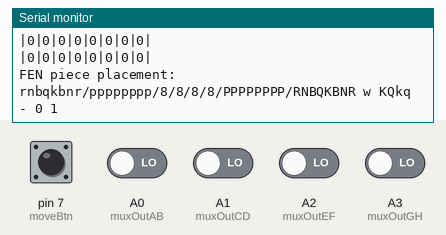
Simulated run of this sketch. Board: Arduino Nano, built with avr-gcc and run on an emulated ATmega328P. Parts: the last lines printed to the serial monitor. The test bench sets the inputs (shaded band); at power-on: pin 7 (moveBtn) HIGH, A0 (muxOutAB), A1 (muxOutCD), A2 (muxOutEF), A3 (muxOutGH) LOW.

Above: at 1.4 s.
1.5 s: pin 7 (moveBtn) pulled LOW for 0.15 s
3.1 s: pin 7 (moveBtn) driven LOW and A0 (muxOutAB) driven HIGH
At 3.61 s:
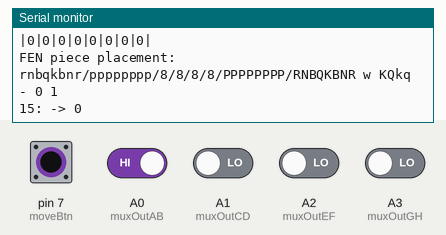
4.7 s: A0 (muxOutAB) driven LOW
At 4.82 s:
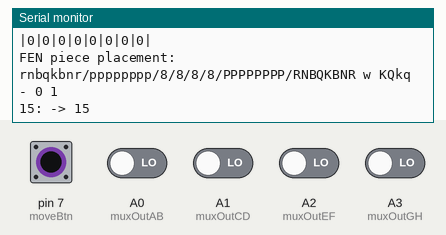
7.7 s: A1 (muxOutCD) driven HIGH
At 9.25 s:
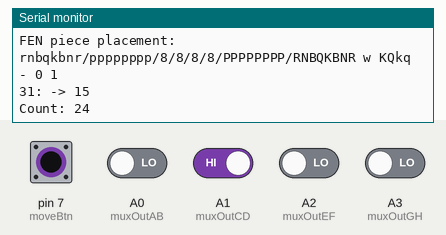
9.9 s: A3 (muxOutGH) driven HIGH
At 10.85 s:
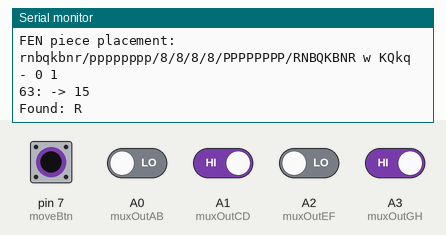
11.5 s: A2 (muxOutEF) driven HIGH
At 11.65 s:
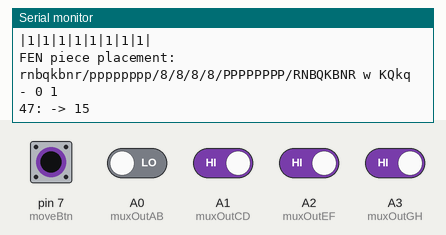
Timing chart, 0 to 14.0 s (numbered marks = the images above; inputs shaded):
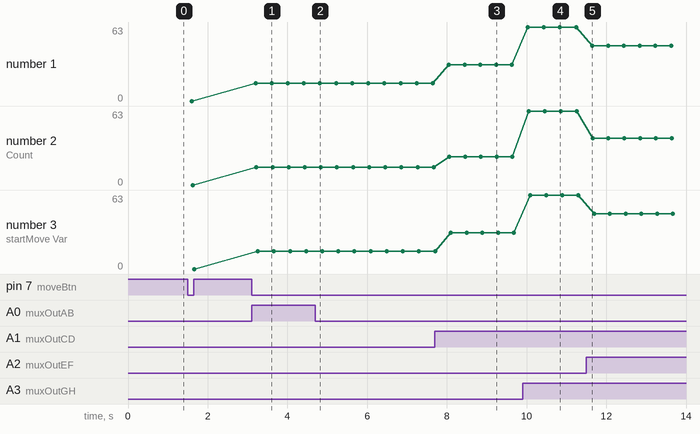

The sketch:

main.ino
```cpp
#include <Arduino.h>

#include <mcu-max.h>
#include <pinouts.h>
#include <chess-controller.h>

void setup()
{
    Serial.begin(9600);
    setupPins();
    setupBoard();
    delay(100);
    printBoard();

}

void loop() {
    if (digitalRead(moveBtn) == LOW) {
        moveBtnAction();
        delay(100);
        printBoard();
    }
}
```

chess-controller.cpp
```cpp
#include <Arduino.h>
#include <pinouts.h>
#include <mcu-max.h>

int moveCount = 0;

char fenState[] = "rnbqkbnr/pppppppp/8/8/8/8/PPPPPPPP/RNBQKBNR w KQkq - 0 1";

// tracking the physical state of the reed switches
// 0 - filled; 1 - not filled
int reedSwitchStates[64];
int new_reedSwitchStates[64];

// tracks the changed switch states. Updates in the compareboard function after each move
int startMove;
int endMove;


// Used by the multiplexers to select the channels
void selectChannel(int ch) {
  digitalWrite(S0, ch & 0x01);
  digitalWrite(S1, (ch >> 1) & 0x01);
  digitalWrite(S2, (ch >> 2) & 0x01);
  digitalWrite(S3, (ch >> 3) & 0x01);
}


void generateFENFromState() {
  String fen = "";
  int count = 0;
  char startMovePiece = ' ';

  for (int i = 0; i < (int)sizeof(fenState); i++) {
    char c = fenState[i];

    if (c >= '1' && c <= '8') {
      int empty = c - '0';
      if (count + empty > startMove) {
        // startMove is in this empty space
        startMovePiece = ' '; // no piece here
        break;
      } else {
        count += empty;
      }
    } else if (isalpha(c)) {
      if (count == startMove) {
        startMovePiece = c;
        Serial.print("Found: ");
        Serial.println(c);
        break;
      } else {
        count++;
      }
    }
  }

  // TODO: Remove these at some point
  Serial.print("Count: ");
  Serial.println(count);
  Serial.print("StartMovePiece Var: ");
  Serial.println(startMovePiece);
  Serial.print("startMove Var: ");
  Serial.println(startMove);
}


// Prints the board. If It has changed, it will print the new state
// If it has not changed, it will print the old state
// TODO: This prints only on the serial monitor. Absolutely unnecessary for anything other than debugging purposes
void printBoard()
{
	// the new board print function
  if (reedSwitchStates != new_reedSwitchStates) {
    Serial.println("New Board State:");
    for (int i = 0; i < 64; i++) {
      Serial.print("|");
      Serial.print(new_reedSwitchStates[i]);

      // Print a new line after every 8 elements
      if ((i + 1) % 8 == 0) {
          Serial.println("|");
      }
    }
  } else {
    for (int rank = 0; rank < 8; rank++) {
      Serial.print("|");
      for (int i = 0; i < 64; i++) {
        Serial.print("|");
        Serial.print(reedSwitchStates[i]);

        // Print a new line after every 8 elements
        if ((i + 1) % 8 == 0) {
            Serial.println("|");
        }
      }
      Serial.println();

    }
  }
  Serial.println("FEN piece placement:");
  Serial.println(fenState);
}

// Reads the state of the reed switches
bool readSwitch(int muxIndex, int channel) {
  selectChannel(channel); // S0–S3
  delayMicroseconds(10);  // Small delay to settle

  switch (muxIndex) {
    case 0: return digitalRead(muxOutAB) == HIGH;
    case 1: return digitalRead(muxOutCD) == HIGH;
    case 2: return digitalRead(muxOutEF) == HIGH;
    case 3: return digitalRead(muxOutGH) == HIGH;
    default: return false;
  }
}

// Updates the board snapshot
void updateBoardSnapshot(int switchArray[]) {
  for (int rank = 0; rank < 8; rank++) {
    for (int file = 0; file < 8; file++) {
      int flippedFile = 7 - file; // horizontal mirror

      int boardIndex = rank * 8 + file;
      int physicalIndex = rank * 8 + flippedFile;

      int mux = physicalIndex / 16;
      int channel = physicalIndex % 16;

      bool occupied = readSwitch(mux, channel);
      switchArray[boardIndex] = occupied ? 1 : 0;
    }
  }
}

// Sets up the board layout
// The initial position is set using FEN (Forsyth-Edwards Notation)
// This function initializes the board with the standard starting position
void setupBoard()
{
  mcumax_init();
  // mcumax_set_fen_position(boardStateFEN);
  mcumax_set_fen_position(fenState);
  updateBoardSnapshot(reedSwitchStates);
  updateBoardSnapshot(new_reedSwitchStates);
}

void saveBoard()
{
  updateBoardSnapshot(new_reedSwitchStates);
}

// Figures out where did the move start and where did it end
void compareBoard()
{
  for (int i = 0; i < 64; i++) {
    if (reedSwitchStates[i] != new_reedSwitchStates[i]) {
        if (reedSwitchStates[i] == 0 && new_reedSwitchStates[i] == 1)
        {
          startMove = i;
        } else if (reedSwitchStates[i] == 1 && new_reedSwitchStates[i] == 0)
        {
          endMove = i;
        }
    }
  }

  for (int i = 0; i < 64; i++) {
    reedSwitchStates[i] = new_reedSwitchStates[i];
  }

  // TODO: Only debugging benefit
  Serial.print(startMove);
  Serial.print(": -> ");
  Serial.println(endMove);
}

void moveBtnAction()
{
  saveBoard();
  delay(100);
  compareBoard();
  generateFENFromState();

  moveCount++;
}
```

pinouts.cpp
```cpp
#include "../lib/pinouts/pinouts.h"
#include <Arduino.h>

const int S0 = 2;
const int S1 = 3;
const int S2 = 4;
const int S3 = 5;
const int muxOutAB = A0;
const int muxOutCD = A1;
const int muxOutEF = A2;
const int muxOutGH = A3;
const int moveBtn = 7;

void setupPins()
{
    pinMode(S0, OUTPUT);
    pinMode(S1, OUTPUT);
    pinMode(S2, OUTPUT);
    pinMode(S3, OUTPUT);
    pinMode(muxOutAB, INPUT);
    pinMode(muxOutCD, INPUT);
    pinMode(muxOutEF, INPUT);
    pinMode(muxOutGH, INPUT);

    pinMode(moveBtn, INPUT_PULLUP);
}
```

Measured:
- after the input at 3.1 s, the serial monitor: prints a new line after 0.10 s (image 1)
- after the input at 4.7 s, the serial monitor: prints a new line after 0.12 s (image 2)
- after the input at 7.7 s, the serial monitor: prints a new line after 0.35 s (image 3)
- after the input at 9.9 s, the serial monitor: prints a new line after 0.13 s (image 4)
- after the input at 11.5 s, the serial monitor: prints a new line after 0.15 s (image 5)
- plotted number 1: 0 → 15 after the input at 3.1 s, 15 → 31 after the input at 7.7 s, 31 → 63 after the input at 9.9 s, 63 → 47 after the input at 11.5 s
- plotted number 2: 0 → 15 after the input at 3.1 s, 15 → 24 after the input at 7.7 s, 24 → 63 after the input at 9.9 s, 63 → 40 after the input at 11.5 s
- plotted number 3: 0 → 15 after the input at 3.1 s, 15 → 31 after the input at 7.7 s, 31 → 63 after the input at 9.9 s, 63 → 47 after the input at 11.5 s
